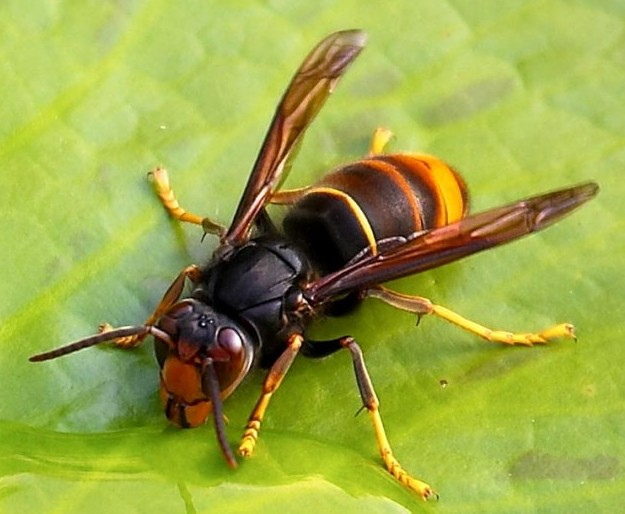
#> input picture Preprocessing/img_file/black1430.jpg, 625 x 514 px
$ jupyter execute --allow-errors error_diffusion.ipynb
#> lines starting #> are read from the running program, lines starting #| are printed output that depends on the picture
## Floyd & Steinberg Error diffusion 파이썬 구현

### 패키지 임포트

[cell 1]
import cv2
import numpy as np

### 이미지 로드

[cell 2]
# target_img = "./Leonardo_da_Vinci_(1452-1519)_-_The_Last_Supper_(1495-1498).jpg"
target_img = "./img_file/black1430.jpg"
img = cv2.imread(target_img)
#> img is the input picture: shape (514, 625, 3); mean B, G, R 71.2, 167.7, 155.1

cv2.imshow("original", img)
cv2.waitKey(0)
cv2.destroyAllWindows()

### 그레이 스케일 변환

[cell 3]
img = cv2.cvtColor(img, cv2.COLOR_BGR2GRAY)
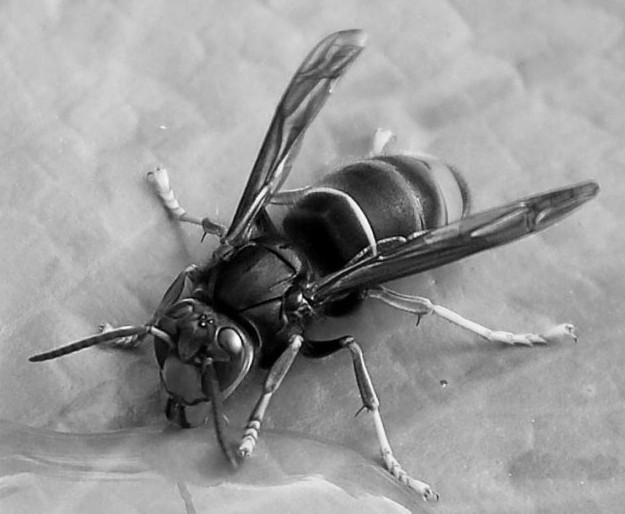
#> img: shape (514, 625); min 0, max 254, mean 152.9

cv2.imshow("gray", img)
cv2.waitKey(0)
cv2.destroyAllWindows()

### 각 픽셀에 대해 오차의 확산(Error diffusion) 적용

[cell 4]
height, width = img.shape
#> height = 514; width = 625

for i in range(1, height-1):
    for j in range(1, width-1):
        error = img[i][j] - 127 if img[i][j] > 127 else 0
        img[i][j] = img[i][j] - error
        img[i][j+1] = img[i][j+1] + (error*7)/16        # 7/16
        img[i-1][j+1] = img[i-1][j+1] + (error*3)/16    # 3/16
        img[i+1][j] = img[i+1][j] + (error*5)/16        # 5/16
        img[i+1][j+1] = img[i+1][j+1] + (error)/16      # 1/16
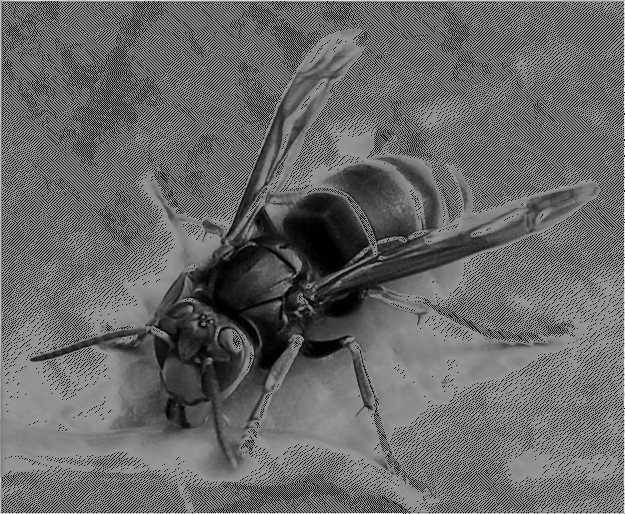
#> img: shape (514, 625); min 0, max 255, mean 103.1

for i in range(1, height-1):
    for j in range(1, width-1):
        img[i][j] = 0 if img[i][j] < 127 else 255
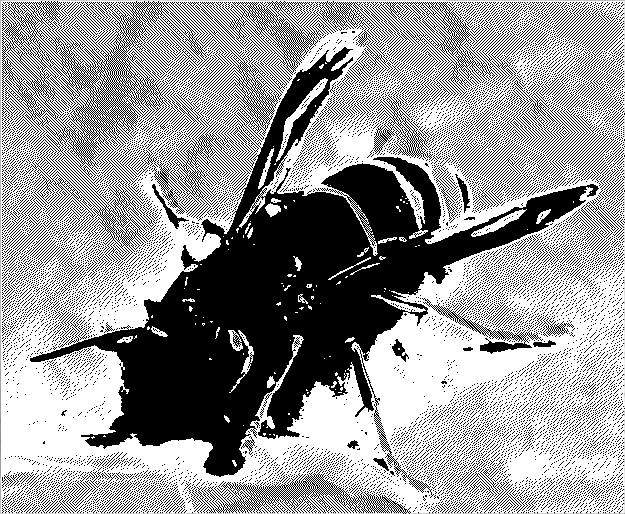
#> img: shape (514, 625); min 0, max 255, mean 153.7

cv2.imshow("error-diffusion", img)
cv2.waitKey(0)
cv2.destroyAllWindows()

cv2.imwrite("diffusion_default.png", img)
#> Out = True

### 다시 이미지를 읽은 후, 한 픽셀을 4분할 하기 위해 확대

[cell 5]
target_img = "./img_file/black1430.jpg"
img = cv2.imread(target_img)
img = cv2.cvtColor(img, cv2.COLOR_BGR2GRAY)
height, width = img.shape
zoom_img = np.zeros((int(height*2), int(width*2)))
for i in range(height):
    for j in range(width):
        pixel = img[i][j]
        zoom_img[i*2][j*2] = pixel      # (0, 0)
        zoom_img[i*2][j*2+1] = pixel    # (0, 1)
        zoom_img[i*2+1][j*2] = pixel    # (1, 0)
        zoom_img[i*2+1][j*2+1] = pixel  # (1, 1)

cv2.imshow("zoom", zoom_img/255)
cv2.waitKey(0)
cv2.destroyAllWindows()

cv2.imwrite("just_zoom.png", zoom_img)
#> Out = True

$ run again, with Preprocessing/img_file/8bit.png saved as Preprocessing/img_file/black1430.jpg
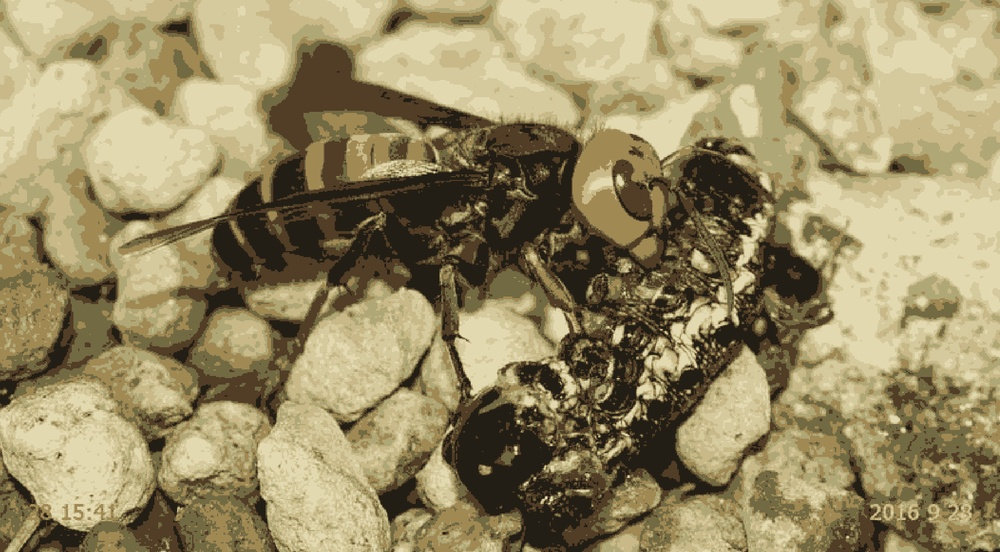
#> input picture Preprocessing/img_file/8bit.png, 1000 x 552 px, shrunk from 1852 x 1022 before the run
#> img is the input picture: shape (552, 1000, 3); mean B, G, R 101.8, 140.7, 153.5
#> after the loop `for i in range(1, height-1):`:
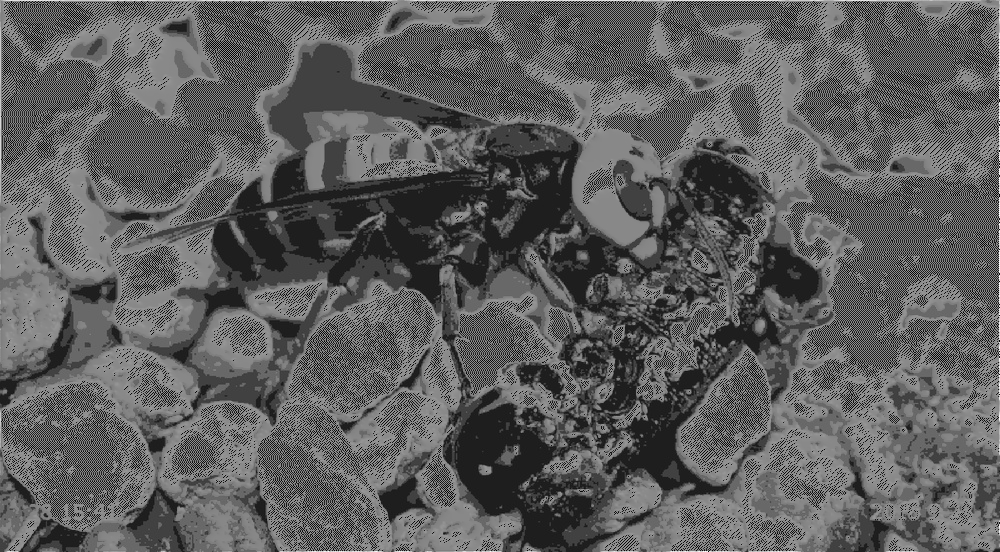
#> img: shape (552, 1000); min 0, max 255, mean 93.5
#> after the loop `for i in range(1, height-1):`:
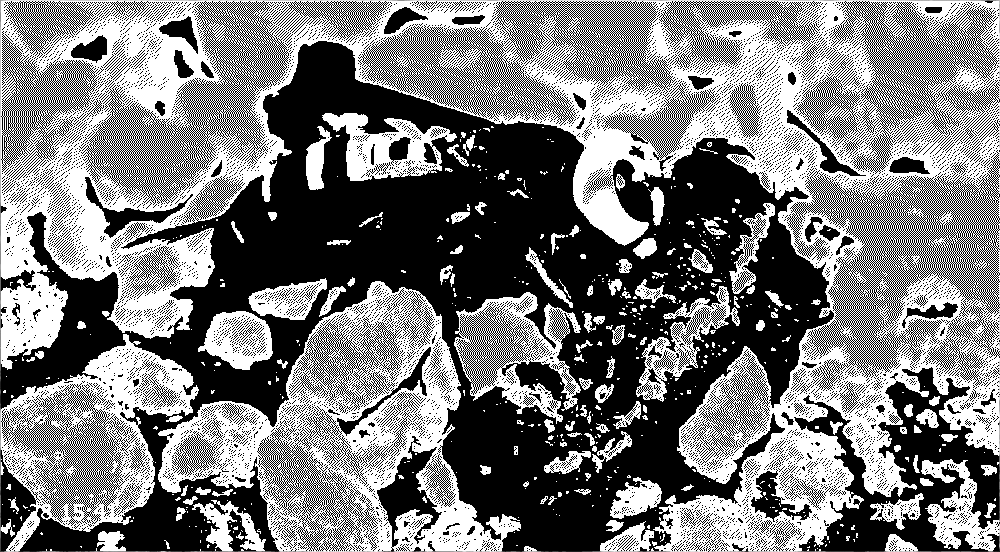
#> img: shape (552, 1000); min 0, max 255, mean 121.9
#> `cv2.imwrite("diffusion_default.png", img)`: Out = True
